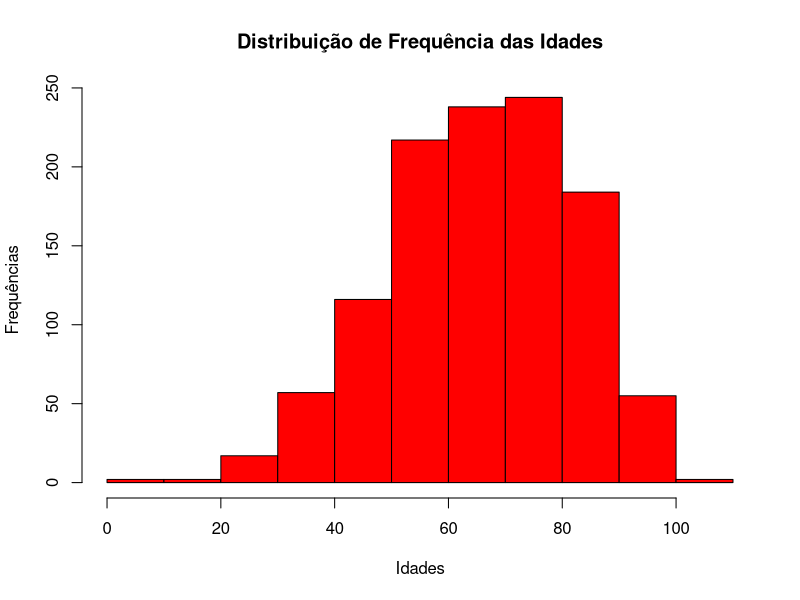
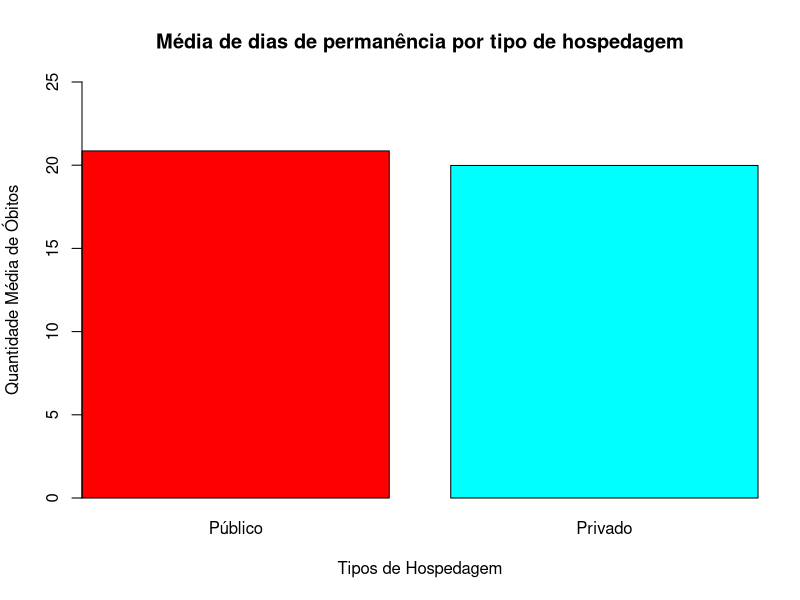
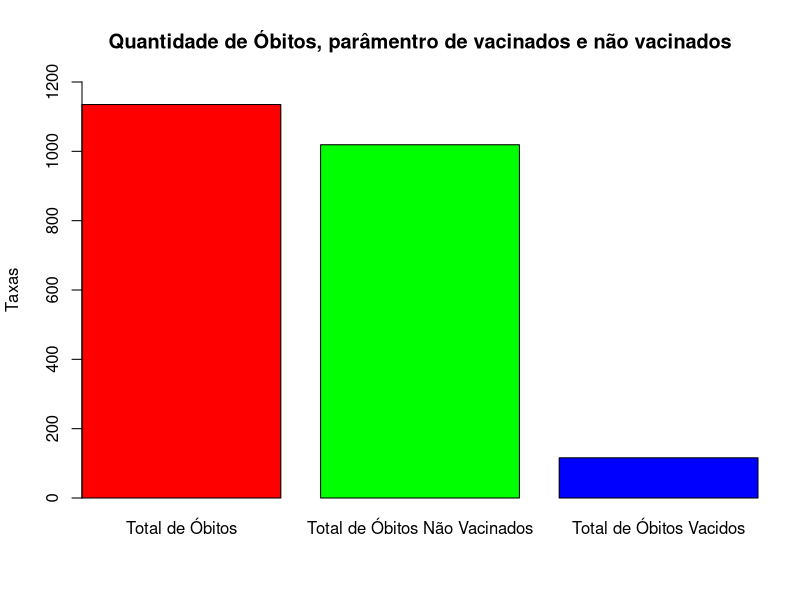
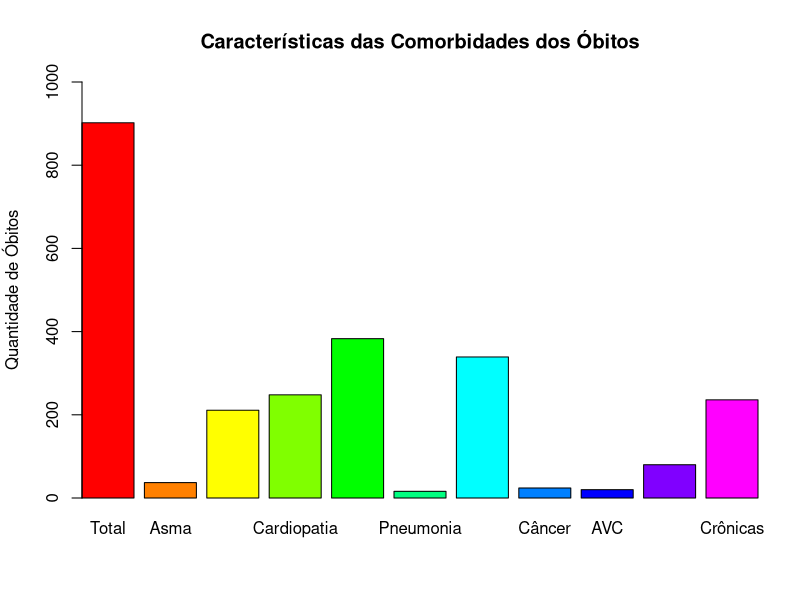
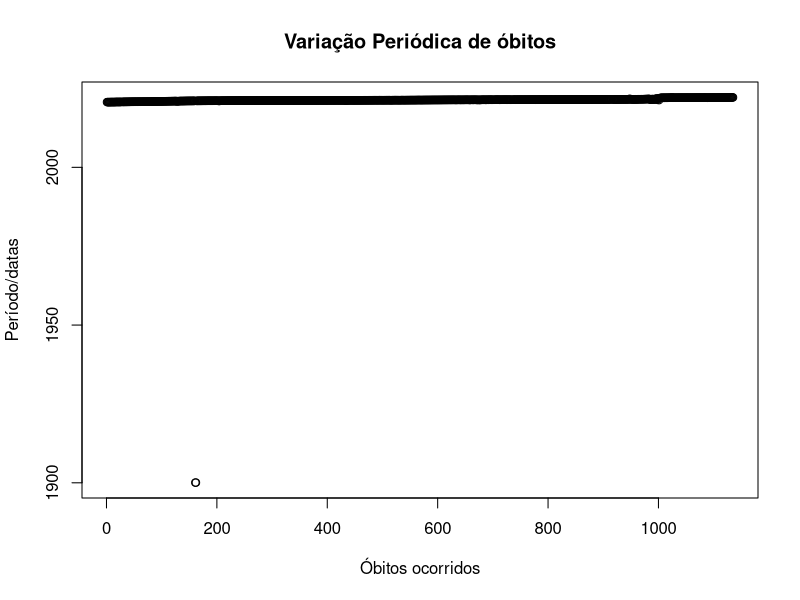

Recreate these plots in R, in order.
## ---- chunk 1
#distribuição de acordo com a idade dos pacientes
library(readxl)
library(tidyverse)
worksheet <- read_excel("../dados/covid_19_bauru_mortes.xlsx")

data <- worksheet$'idade'

table <- data.frame(t(table(data)))[,-1]
table$data <- as.numeric(levels(table$data))
table <- table %>% 
  mutate(Fr = 100*Freq/sum(Freq),
         Fac = cumsum(Freq),
         Xi.Fi = data*Freq)

#png(filename = "../graficos/figura1.png")
hist(data, main = "Distribuição de Frequência das Idades", 
     xlab = "Idades", ylab= "Frequências", col=rainbow(1))
#dev.off()
## ---- chunk 2
#tipos e tempo de permanência hospitalar
library(readxl)
library(dplyr)

worksheet <- read_excel("../dados/covid_19_bauru_mortes.xlsx")

data_tp_privado <- worksheet %>% filter(tipo_hosp=="privado")
data_tp_publico <- worksheet %>% filter(tipo_hosp=="público")

entrada_pv <- data_tp_privado$'inicio_sintoma'
obito_pv <- data_tp_privado$'data_obito'

entrada_pb <- data_tp_publico$'inicio_sintoma'
obito_pb <- data_tp_publico$'data_obito'

#Função para substituir negativos por zero
neg2zero <- function(x) {
  x[x < 0] <- 0
  x
}

#Diferencia de dias e média do tipo de hospedagem PUBLICA
diff_dias_pb <- difftime(as.Date(obito_pb), as.Date(entrada_pb), units = "days")

dias_pb <- na.omit(diff_dias_pb)

dados_pb <- c(neg2zero(dias_pb))

media_pb <- mean(dados_pb)

#Diferencia de dias e média do tipo de hospedagem PRIVADA
diff_dias_pv <- difftime(as.Date(obito_pv), as.Date(entrada_pv), units = "days")

dias_pv <- na.omit(diff_dias_pv)

dados_pv <- c(neg2zero(dias_pv))

media_pv <- mean(dados_pv)

#Printing
paste("Dados da Hospedagem Pública (Dias de Permanênica)")
dados_pb
paste("Dados da Hospedagem Privada (Dias de Permanênica)")
dados_pv

paste("Média de dias de permanência em Hospedagem Pública: ", media_pb)
paste("Média de dias de permanência em Hospedagem Privada: ", media_pv)

#Graphics
dados <- c(media_pb, media_pv)
names(dados) <- c("Público", "Privado")

#png(filename = "../graficos/figura2.png", width = 700, height = 600)
barplot(as.vector(dados), main="Média de dias de permanência por tipo de hospedagem", 
        xlab="Tipos de Hospedagem", ylab="Quantidade Média de Óbitos", 
        names.arg = c ("Público", "Privado"), ylim=c(0, 25), 
        cex.names = 1, xaxs = "i", col=rainbow(2))
#dev.off()
## ---- chunk 3
#relação entre óbitos ocorridos e a vacinação dos falecidos.
library(readxl)
library(dplyr)

worksheet <- read_excel("../dados/covid_19_bauru_mortes.xlsx")

doses_vacina <- worksheet$'doses_vacina'

doses_true <- worksheet %>% filter(doses_vacina=='TRUE')

total_obito <- count(worksheet, "doses_vacina")

doses_true <- worksheet %>% filter(doses_vacina=='TRUE')

total_obito <- count(worksheet, "doses_vacina")

total_true <- count(doses_true, "doses_vacina")

total_nao_vacinados <- total_obito[2] - total_true[2]

dados <- as.numeric(c(total_obito[2], total_nao_vacinados, total_true[2]))

names(dados) <- c("Total de Óbitos", "Total de Óbitos Não Vacinados", "Total de Óbitos Vacidos")

#png(filename = "../graficos/figura3.png", width = 900, height = 500)
barplot(as.vector(dados), main="Quantidade de Óbitos, parâmentro de vacinados e não vacinados", 
        ylab="Taxas", ylim=c(0, 1200), cex.names = 1, 
        names.arg = c("Total de Óbitos", "Total de Óbitos Não Vacinados", "Total de Óbitos Vacidos"),
        xaxs = "i", col=rainbow(3))
#dev.off()
## ---- chunk 4
#verificar quais as características das comorbidades dos óbitos
library(readxl)
library(stringr)
library(dplyr)

worksheet <- read_excel("../dados/covid_19_bauru_mortes.xlsx")

comorbidades <- c(worksheet$'comorbidade')

cmb <- na.omit(comorbidades)

qtde_comorbidades <- length(cmb)
asma <- length(na.omit(str_match(cmb, "asma")))
obesidade <- length(na.omit(str_match(cmb, "obesidade")))
cardiopatia <- length(na.omit(str_match(cmb, "cardiopatia")))
diabetes <- length(na.omit(str_match(cmb, "diabetes")))
pneumonia <- length(na.omit(str_match(cmb, "pneumonia")))
hipertensao <- length(na.omit(str_match(cmb, "hipertensão")))
cancer <- length(na.omit(str_match(cmb, "câncer")))
avc <- length(na.omit(str_match(cmb, "AVC")))
cardiovascular <- length(na.omit(str_match(cmb, "cardiovascular")))
cronica <- length(na.omit(str_match(cmb, "crônica")))

dados <- c(qtde_comorbidades, asma, obesidade, cardiopatia, diabetes, pneumonia,
           hipertensao, cancer, avc, cardiovascular, cronica)

#png(filename = "../graficos/figura4.png", width = 1000, height = 600)
barplot(as.vector(dados), main="Características das Comorbidades dos Óbitos", 
        ylab="Quantidade de Óbitos", ylim=c(0, 1000), cex.names = 1, 
        names.arg = c("Total", "Asma", "Obesidade", 
                      "Cardiopatia", "Diabetes", "Pneumonia", "Hipertensão",
                      "Câncer", "AVC", "Cardiovascular", "Crônicas"),
        xaxs = "i", col=rainbow(12))
#dev.off()
## ---- chunk 5
# variação periódica de tais óbitos;
library(readxl)

worksheet <- read_excel("../dados/covid_19_bauru_mortes.xlsx")

data <- worksheet$'data_obito'

#png(filename = "../graficos/figura5.png")
plot(data, main = "Variação Periódica de óbitos", 
     xlab = "Óbitos ocorridos", ylab = "Período/datas")
#dev.off()
